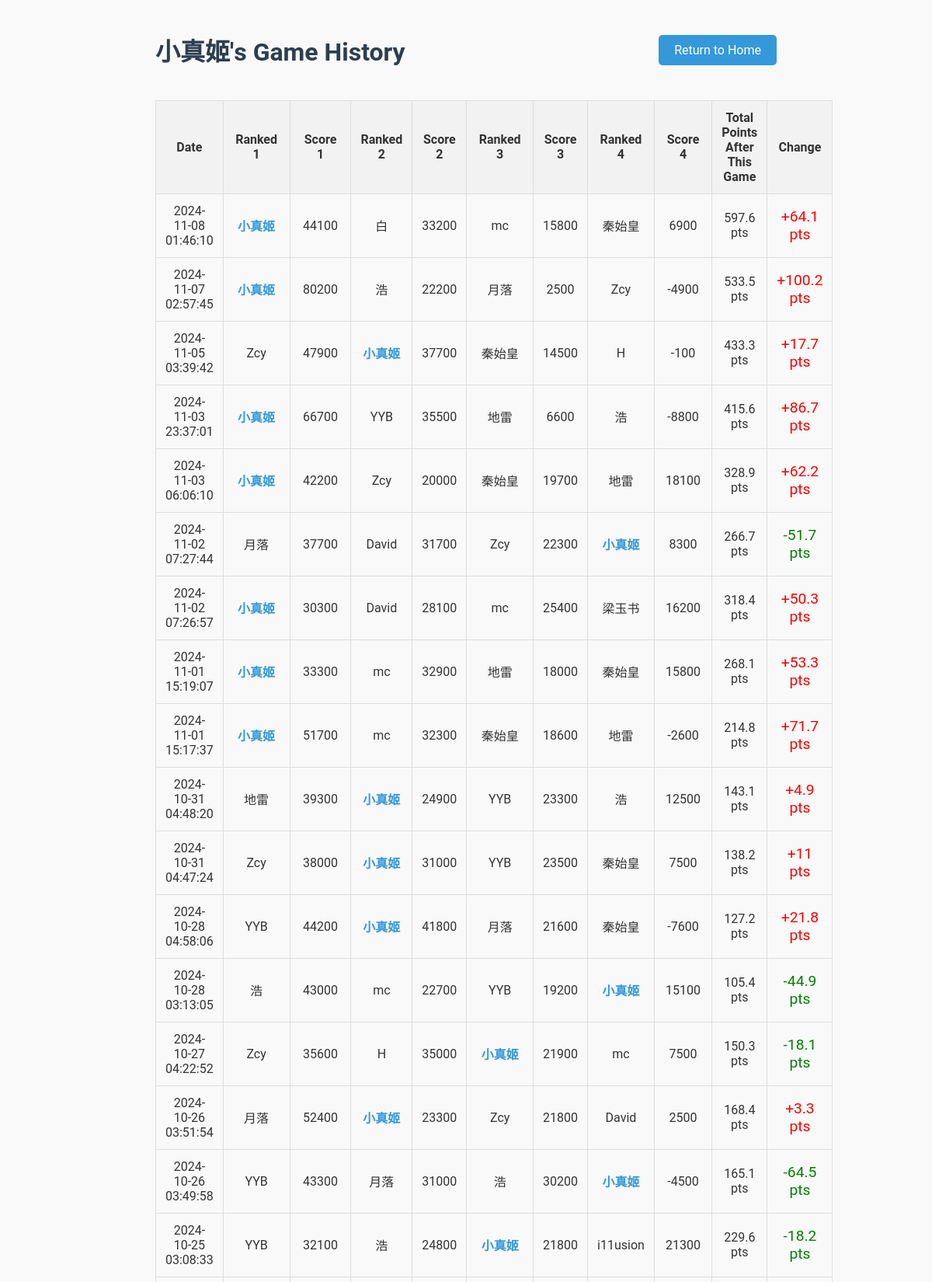
Screenshot of /player/小真姬 (upper part) with the database file from the repository.
### tables this page shows
CREATE TABLE games (
    game_id INTEGER PRIMARY KEY AUTOINCREMENT,
    player1 TEXT NOT NULL,
    player2 TEXT NOT NULL,
    player3 TEXT NOT NULL,
    player4 TEXT NOT NULL,
    raw_score1 INTEGER NOT NULL,
    raw_score2 INTEGER NOT NULL,
    raw_score3 INTEGER NOT NULL,
    raw_score4 INTEGER NOT NULL,
    final_score1 INTEGER NOT NULL,
    final_score2 INTEGER NOT NULL,
    final_score3 INTEGER NOT NULL,
    final_score4 INTEGER NOT NULL,
    game_date TIMESTAMP DEFAULT CURRENT_TIMESTAMP
, is_fenix BOOLEAN DEFAULT FALSE);

### app.py (the view)
@app.route("/player/<player_name>")
def player_statistics(player_name):
    player_name = unquote(player_name)  # Decode the URL-encoded player name
    conn = get_db_connection()
    cursor = conn.cursor()
    cursor.execute("""
    SELECT game_date, player1, player2, player3, player4,
           raw_score1, raw_score2, raw_score3, raw_score4,
           final_score1, final_score2, final_score3, final_score4
    FROM games
    WHERE ? IN (player1, player2, player3, player4)
    ORDER BY game_date DESC
    """, (player_name,))
    games = cursor.fetchall()
    running_total = 0
    processed_games = []
    for game in reversed(games):
        players_and_scores = [
            (game['player1'], game['raw_score1'], game['final_score1']),
            (game['player2'], game['raw_score2'], game['final_score2']),
            (game['player3'], game['raw_score3'], game['final_score3']),
            (game['player4'], game['raw_score4'], game['final_score4'])
        ]
        players_and_scores.sort(key=lambda x: x[2], reverse=True)  # Sort by final score
        current_game_points = None
        for player, raw_score, final_score in players_and_scores:
            if player == player_name:
                current_game_points = final_score
                break
        previous_total = running_total
        running_total += current_game_points  # Update cumulative points
        processed_games.append({
            'game_date': game['game_date'],
            'players_and_scores': players_and_scores,
            'point_change': round(current_game_points, 1),
            'previous_total': round(previous_total, 1),
            'total_points_after_game': round(running_total, 1)  # Round the running total
        })
    processed_games.reverse()
    conn.close()
    return render_template("player_statistics.html", player_name=player_name, games=processed_games)

### app.py (called while the page is built)
def get_db_connection():
    conn = sqlite3.connect('mahjong.db')
    conn.row_factory = sqlite3.Row  # Return rows as dictionaries
    return conn

### templates/player_statistics.html (shortened to what this page needs)
<!DOCTYPE html>
<html lang="en">
<head>
</head>
<body>
    <div class="container">
        <div class="header-row">
            <h1>{{ player_name }}'s Game History</h1>
            <div class="return-button">
                <a href="{{ url_for('home') }}">Return to Home</a>
            </div>
        </div>
        <table>
            <tr>
                <th>Date</th>
                <th>Ranked 1</th>
                <th>Score 1</th>
                <th>Ranked 2</th>
                <th>Score 2</th>
                <th>Ranked 3</th>
                <th>Score 3</th>
                <th>Ranked 4</th>
                <th>Score 4</th>
                <th>Total Points After This Game</th>
                <th>Change</th>
            </tr>
            {% for game in games %}
            <tr>
                <td>{{ game['game_date'] }}</td>
                {% for player, raw_score, final_score in game['players_and_scores'] %}
                <td class="{% if player == player_name %}player-highlight{% endif %}">
                    {{ player }}
                </td>
                <td>{{ raw_score }}</td>
                {% endfor %}
                <td>{{ '%.1f' % game['total_points_after_game'] }} pts</td>
                <td class="point-change {% if game['point_change'] > 0 %}positive-change{% else %}negative-change{% endif %}">
                    {% if game['point_change'] > 0 %}+{% endif %}{{ game['point_change'] }} pts
                </td>
            </tr>
            {% endfor %}
        </table>
    </div>
</body>
</html>

### templates/player_statistics.html (style rules this page uses)
body { font-family: 'Roboto', sans-serif; background-color: #f9f9f9; color: #333; margin: 0; padding: 20px; }
.container { max-width: 800px; margin: 0 auto; }
.header-row { display: flex; justify-content: space-between; align-items: center; margin-bottom: 20px; }
h1 { color: #2c3e50; }
table { width: 100%; border-collapse: collapse; margin-top: 20px; }
th, td { padding: 12px; border: 1px solid #ddd; text-align: center; }
th { background-color: #f2f2f2; }
.player-highlight { font-weight: bold; color: #3498db; }
.point-change { font-size: 1.2em; }
.positive-change { color: red; }
.negative-change { color: green; }
.return-button a { text-decoration: none; background-color: #3498db; color: #ffffff; padding: 10px 20px; border-radius: 5px; transition: background-color 0.3s; }

### rows the page displays
games: game_date "2024-11-08 01:46:10", player4 "小真姬", raw_score4 "44100", player3 "白", raw_score3 "33200", player2 "mc", raw_score2 "15800", player1 "秦始皇", raw_score1 "6900", total_points_after_game "597.6", point_change "64.1"
games: game_date "2024-11-07 02:57:45", player4 "小真姬", raw_score4 "80200", player2 "浩", raw_score2 "22200", player3 "月落", raw_score3 "2500", player1 "Zcy", raw_score1 "-4900", total_points_after_game "533.5", point_change "100.2"
games: game_date "2024-11-05 03:39:42", player2 "Zcy", raw_score2 "47900", player4 "小真姬", raw_score4 "37700", player3 "秦始皇", raw_score3 "14500", player1 "H", raw_score1 "-100", total_points_after_game "433.3", point_change "17.7"
games: game_date "2024-11-03 23:37:01", player4 "小真姬", raw_score4 "66700", player3 "YYB", raw_score3 "35500", player2 "地雷", raw_score2 "6600", player1 "浩", raw_score1 "-8800", total_points_after_game "415.6", point_change "86.7"
games: game_date "2024-11-03 06:06:10", player4 "小真姬", raw_score4 "42200", player3 "Zcy", raw_score3 "20000", player2 "秦始皇", raw_score2 "19700", player1 "地雷", raw_score1 "18100", total_points_after_game "328.9", point_change "62.2"
games: game_date "2024-11-02 07:27:44", player3 "月落", raw_score3 "37700", player1 "David", raw_score1 "31700", player2 "Zcy", raw_score2 "22300", player4 "小真姬", raw_score4 "8300", total_points_after_game "266.7", point_change "-51.7"
games: game_date "2024-11-02 07:26:57", player2 "小真姬", raw_score2 "30300", player4 "David", raw_score4 "28100", player3 "mc", raw_score3 "25400", player1 "梁玉书", raw_score1 "16200", total_points_after_game "318.4", point_change "50.3"
games: game_date "2024-11-01 15:19:07", player2 "小真姬", raw_score2 "33300", player4 "mc", raw_score4 "32900", player1 "地雷", raw_score1 "18000", player3 "秦始皇", raw_score3 "15800", total_points_after_game "268.1", point_change "53.3"
games: game_date "2024-11-01 15:17:37", player4 "小真姬", raw_score4 "51700", player3 "mc", raw_score3 "32300", player2 "秦始皇", raw_score2 "18600", player1 "地雷", raw_score1 "-2600", total_points_after_game "214.8", point_change "71.7"
games: game_date "2024-10-31 04:48:20", player4 "地雷", raw_score4 "39300", player3 "小真姬", raw_score3 "24900", player1 "YYB", raw_score1 "23300", player2 "浩", raw_score2 "12500", total_points_after_game "143.1", point_change "4.9"
games: game_date "2024-10-31 04:47:24", player1 "Zcy", raw_score1 "38000", player2 "小真姬", raw_score2 "31000", player4 "YYB", raw_score4 "23500", player3 "秦始皇", raw_score3 "7500", total_points_after_game "138.2", point_change "11"
games: game_date "2024-10-28 04:58:06", player3 "YYB", raw_score3 "44200", player4 "小真姬", raw_score4 "41800", player2 "月落", raw_score2 "21600", player1 "秦始皇", raw_score1 "-7600", total_points_after_game "127.2", point_change "21.8"
games: game_date "2024-10-28 03:13:05", player2 "浩", raw_score2 "43000", player3 "mc", raw_score3 "22700", player1 "YYB", raw_score1 "19200", player4 "小真姬", raw_score4 "15100", total_points_after_game "105.4", point_change "-44.9"
games: game_date "2024-10-27 04:22:52", player4 "Zcy", raw_score4 "35600", player2 "H", raw_score2 "35000", player3 "小真姬", raw_score3 "21900", player1 "mc", raw_score1 "7500", total_points_after_game "150.3", point_change "-18.1"
games: game_date "2024-10-26 03:51:54", player1 "月落", raw_score1 "52400", player2 "小真姬", raw_score2 "23300", player4 "Zcy", raw_score4 "21800", player3 "David", raw_score3 "2500", total_points_after_game "168.4", point_change "3.3"
games: game_date "2024-10-26 03:49:58", player4 "YYB", raw_score4 "43300", player3 "月落", raw_score3 "31000", player1 "浩", raw_score1 "30200", player2 "小真姬", raw_score2 "-4500", total_points_after_game "165.1", point_change "-64.5"
games: game_date "2024-10-25 03:08:33", player2 "YYB", raw_score2 "32100", player1 "浩", raw_score1 "24800", player4 "小真姬", raw_score4 "21800", player3 "i11usion", raw_score3 "21300", total_points_after_game "229.6", point_change "-18.2"

### other values shown
{{ player_name }} "小真姬"
